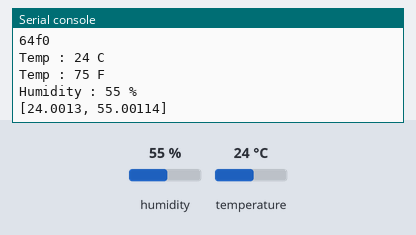
A program run on a simulated ESP8266 board running MicroPython. Parts: the last lines printed to the serial console. The test bench sets the inputs (shaded band); at power-on: humidity 55 %, temperature 24 °C.

Above: at 1.2 s.
1.3 s: humidity set to 22 %
At 2.3 s:
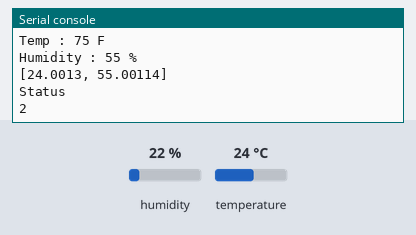
4.0 s: temperature set to 12 °C
At 5.3 s:
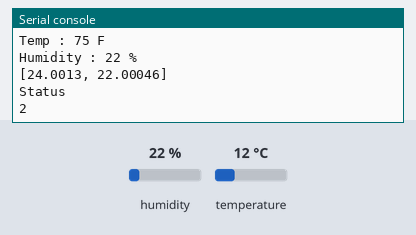
8.5 s: humidity set to 40 %
At 9.9 s:
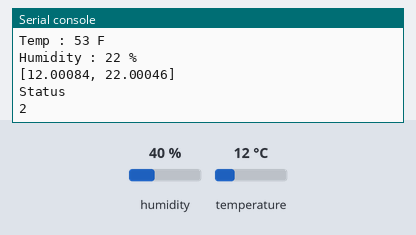
13.0 s: temperature set to 19 °C
At 14.4 s:
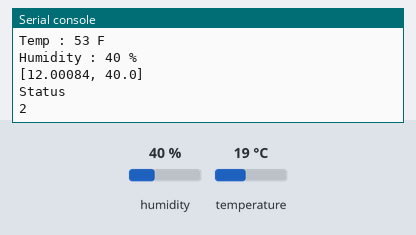
16.0 s: humidity set to 68 %
At 17.3 s:
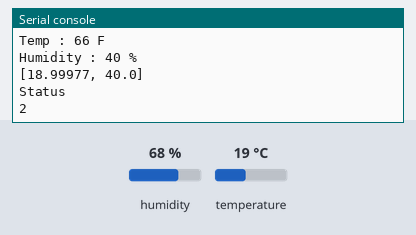
19.0 s: temperature set to 28 °C
At 20.1 s:
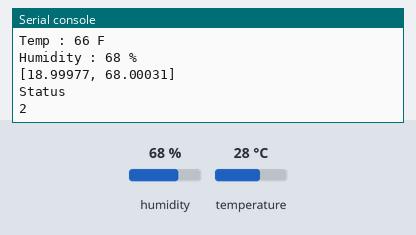
Timing chart, 0 to 22.0 s (numbered marks = the images above; inputs shaded):
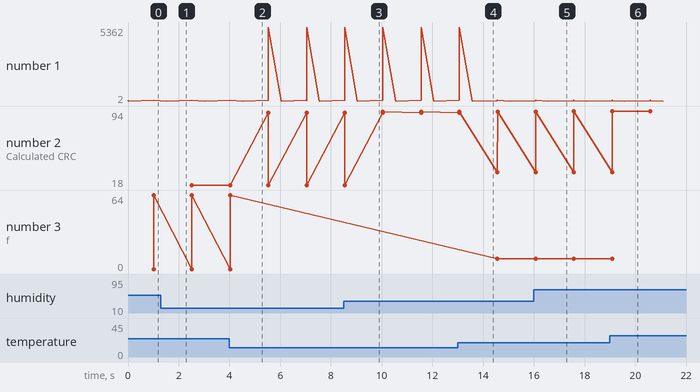

The program:

sht31.py
```python
import machine
import sys
import utime
from machine import Pin, I2C


class SHT31_Sensor:
	'''
	Represents a temperature and humidity sensor.
	'''
	def __init__(self, freq, sdapin, sclpin):
		self.i2c = I2C(freq=freq, sda=Pin(sdapin), scl=Pin(sclpin))
		addrs = self.i2c.scan()
		if not addrs:
			raise Exception('no SHT31 found at bus on SDA pin %d SCL pin %d' % (sdapin, sclpin))
		self.addr = addrs.pop()
		print ('Device address')
		print("%x" % self.addr)

	def read_temp_humd(self, fahreheit = True):
		status = self.i2c.writeto(self.addr,b'\x24\x00')
		print ('Status')
		print (status)

		utime.sleep (1) ## delay (20 slow)
		databytes = self.i2c.readfrom(self.addr, 6)  # read 6 bytes

		len(databytes)  # 6
		print (databytes) # b'^0\xce\x9b~1'
		for x in databytes: print ("%x" % x)
		print ()

		# Temperature CRC
		dataset = [databytes[0],databytes[1]]
		for x in dataset: print ("%x" % x)
		print ()

		cal_crc = self.generate_crc_from_array(dataset)
		print ("Calculated CRC = %x" % cal_crc)
		if (databytes[2] == cal_crc):
			print ("CRC is good.")
		else:
			print ("CRC is bad.")

		#Humidity CRC
		dataset = [databytes[3],databytes[4]]
		for x in dataset: print ("%x" % x)
		print ()

		cal_crc = self.generate_crc_from_array(dataset)
		print ("Calculated CRC = %x" % cal_crc)
		if (databytes[5] == cal_crc):
			print ("CRC is good.")
		else:
			print ("CRC is bad.")

		temperature_raw = databytes[0] << 8 | databytes[1]

		temperature_raw  # 24112
		print ("%x" % temperature_raw)  #5e30

		temperatureC = (175.0 * float(temperature_raw) / 65535.0) - 45
		print ("Temp : %d C" % temperatureC)  # 19.38697 C

		temperatureF = (315.0 * float(temperature_raw) / 65535.0) - 49
		print ("Temp : %d F" % temperatureF)  # 66.89655 F

		humidity_raw = databytes[3] << 8  | databytes[4]
		humidityP    = (100.0 * float(humidity_raw) / 65535.0)
		print ("Humidity : %d %%" % humidityP)   # 60.74007

		if fahreheit:
			sensor_data = [temperatureF,humidityP]
		else:
			sensor_data = [temperatureC,humidityP]

		return sensor_data

	@staticmethod
	def generate_crc_from_array(data_array):
		POLYBYTE 	= 0x31  # SHT31 Polynomial
		CRC_INITIAL = 0xFF

		crc = CRC_INITIAL
		for byte in data_array:
			#print ("%X" % byte)
			crc = crc ^ byte
			for i in range(8):
				if ((crc & 0x80) != 0):
					crc = ((crc << 1) & 0x00FF) ^ POLYBYTE
				else:
					crc = ((crc << 1) & 0x00FF);
				#print ("i=%d crc = %x" % (i, crc))
		return crc

# place this section in the main.py.

# import machine
# import sys
# import utime
# from machine import Pin, I2C

# from sht31 import SHT31_Sensor

# Pin definitions
repl_button = machine.Pin(0, machine.Pin.IN, machine.Pin.PULL_UP)

print ("SHT31 I2C Example")

# sht31 = SHT31_Sensor(freq = 100000,sdapin = 21, sclpin = 22)
sht31 = SHT31_Sensor(freq = 100000,sdapin = 2, sclpin = 14)
# measure_data = sht31.read_temp_humd()
# print (measure_data)
# measure_data = sht31.read_temp_humd(fahreheit = False)
# print (measure_data)

# Wait for button 0 to be pressed, and then exit
while True:
    # If button 0 is pressed, drop to REPL
    if repl_button.value() == 0:
        print("Dropping to REPL now")
        sys.exit()


    measure_data = sht31.read_temp_humd(fahreheit = False)
    print (measure_data)


    # Do nothing
    utime.sleep_ms(500)
```

Measured:
- plotted number 2: 18 → 93 after the input at 8.5 s, 93 → 94 after the input at 16.0 s
- plotted number 3: 64 → 9 after the input at 13.0 s
